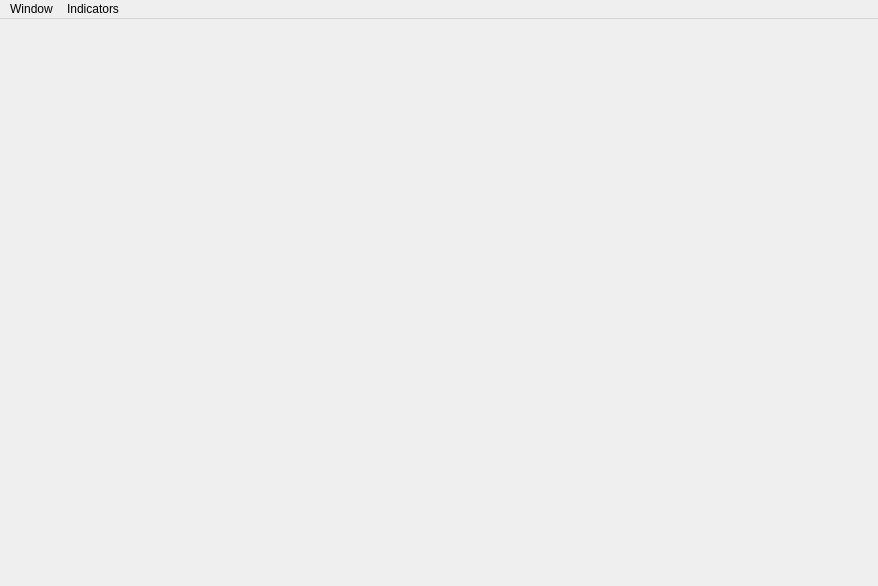
<?xml version="1.0" encoding="UTF-8"?>
<ui version="4.0">
 <class>MainWindow</class>
 <widget class="QMainWindow" name="MainWindow">
  <property name="geometry">
   <rect>
    <x>0</x>
    <y>0</y>
    <width>878</width>
    <height>586</height>
   </rect>
  </property>
  <property name="windowTitle">
   <string>MainWindow</string>
  </property>
  <widget class="QWidget" name="centralWidget">
   <layout class="QVBoxLayout" name="verticalLayout">
    <property name="leftMargin">
     <number>2</number>
    </property>
    <property name="topMargin">
     <number>0</number>
    </property>
    <property name="rightMargin">
     <number>2</number>
    </property>
    <property name="bottomMargin">
     <number>2</number>
    </property>
    <item>
     <widget class="ChartWidget" name="chartWidget" native="true"/>
    </item>
   </layout>
  </widget>
  <widget class="QMenuBar" name="menuBar">
   <property name="geometry">
    <rect>
     <x>0</x>
     <y>0</y>
     <width>878</width>
     <height>24</height>
    </rect>
   </property>
   <widget class="QMenu" name="menuWindow">
    <property name="title">
     <string>Window</string>
    </property>
    <addaction name="actionNew"/>
    <addaction name="actionChange_instrument_2"/>
    <addaction name="separator"/>
    <addaction name="actionLoad"/>
    <addaction name="actionSave"/>
    <addaction name="actionSave_as"/>
    <addaction name="separator"/>
   </widget>
   <widget class="QMenu" name="menuIndicators">
    <property name="title">
     <string>Indicators</string>
    </property>
    <addaction name="actionMACD"/>
   </widget>
   <addaction name="menuWindow"/>
   <addaction name="menuIndicators"/>
  </widget>
  <action name="actionNew">
   <property name="text">
    <string>New</string>
   </property>
  </action>
  <action name="actionMACD">
   <property name="text">
    <string>MACD</string>
   </property>
  </action>
  <action name="actionNew_2">
   <property name="text">
    <string>New 2</string>
   </property>
  </action>
  <action name="actionSave">
   <property name="text">
    <string>Save</string>
   </property>
  </action>
  <action name="actionSave_as">
   <property name="text">
    <string>Save as</string>
   </property>
  </action>
  <action name="actionLoad">
   <property name="text">
    <string>Load</string>
   </property>
  </action>
  <action name="actionChange_instrument_2">
   <property name="text">
    <string>Change instrument</string>
   </property>
  </action>
 </widget>
 <layoutdefault spacing="6" margin="11"/>
 <customwidgets>
  <customwidget>
   <class>ChartWidget</class>
   <extends>QWidget</extends>
   <header>chartwidget.h</header>
   <container>1</container>
  </customwidget>
 </customwidgets>
 <resources/>
 <connections/>
</ui>
